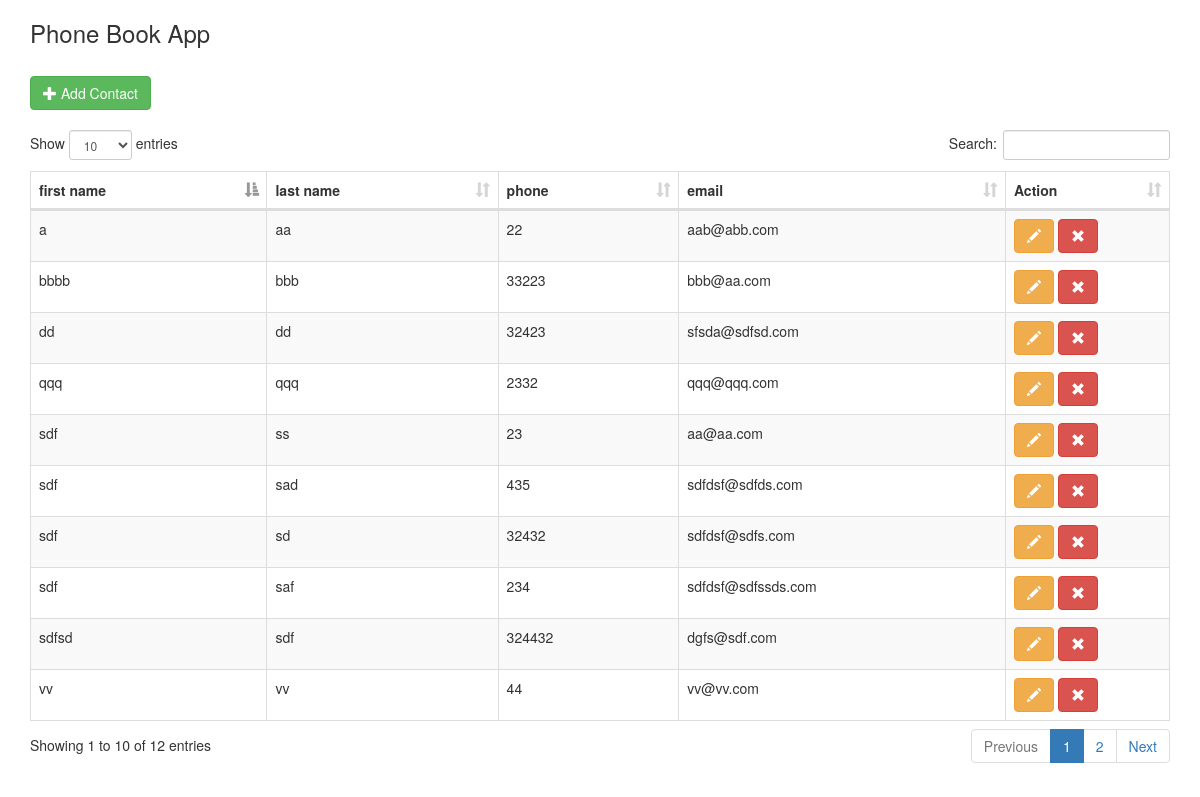
Before: / with the older database file.
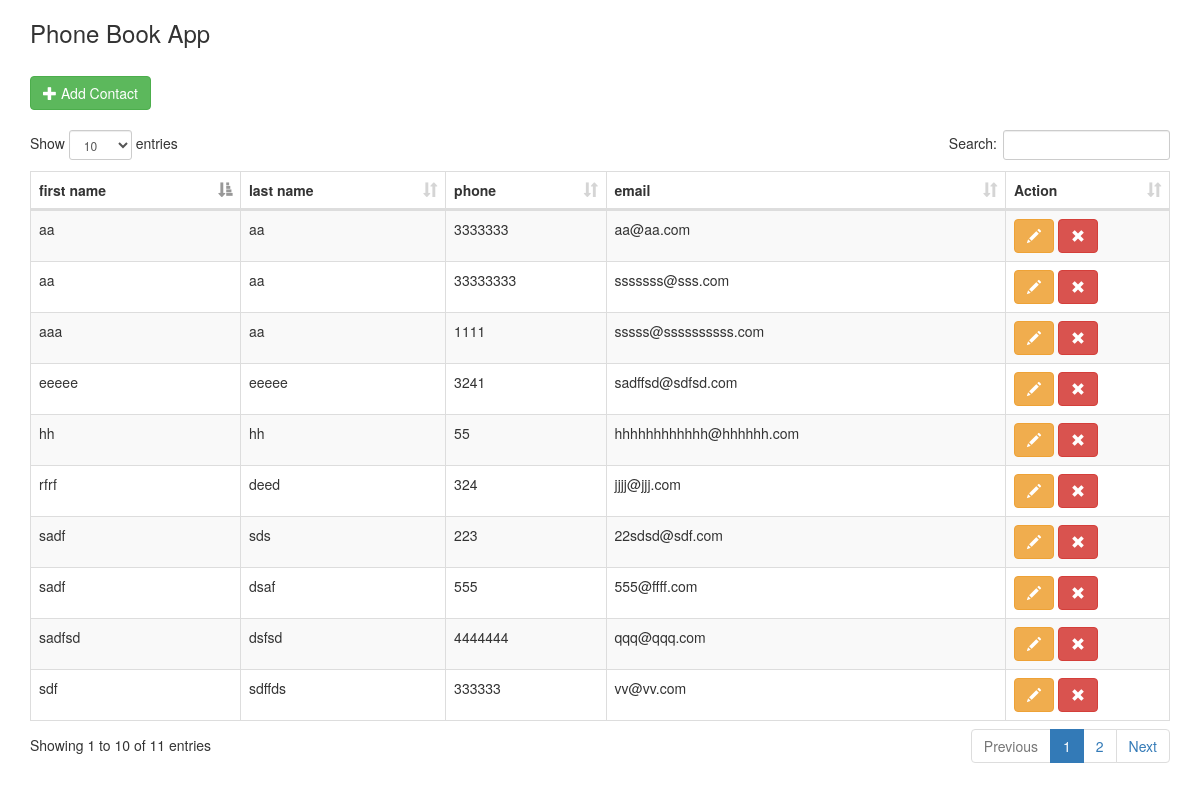
After: the same page with the newer database file.
### tables this page shows
CREATE TABLE `contacts` (
  `id` int(11) NOT NULL,
  `first_name` varchar(50) NOT NULL,
  `last_name` varchar(50) NOT NULL,
  `phone` bigint(20) NOT NULL unique,
  `email` varchar(50) NOT NULL
);

### application/controllers/Contacts.php (called while the page is built, shortened)
<?php
class Contacts extends CI_Controller {
    public function __construct()
    {
            $this->load->helper('url');
            $this->load->model('contact_model');
            $this->load->library('form_validation');
            $this->load->helper('form');
    }
    public function index()
    {
        $data['contacts']=$this->contact_model->get_all_contacts();
        $this->load->view('contact_view',$data);
    }
}

### index.php (called while the page is built, shortened)
<?php
require_once BASEPATH.'core/CodeIgniter.php';

### application/models/contact_model.php (called while the page is built, shortened)
<?php
class Contact_model extends CI_Model
{
    private $table = 'contacts';
    public function get_all_contacts()
    {
        $this->db->from($this->table);
        $query=$this->db->get();
        return $query->result();
    }
}

### application/views/contact_view.php (the view, shortened to what this page needs)
<!DOCTYPE html>
<html>
    <head>
        <link href="<?php echo base_url('assests/bootstrap/css/bootstrap.min.css')?>" rel="stylesheet">
        <link href="<?php echo base_url('assests/datatables/css/dataTables.bootstrap.css')?>" rel="stylesheet">
    </head>
    <body>
        <div class="container">
            <h3>Phone Book App</h3>
            <br />
            <button class="btn btn-success" onclick="add_contact()"><i class="glyphicon glyphicon-plus"></i> Add Contact</button>
            <br />
            <br />
            <table id="contacts" class="table table-striped table-bordered" cellspacing="0" width="100%">
                <thead>
                    <tr>
                        <th>first name</th>
                        <th>last name</th>
                        <th>phone</th>
                        <th>email</th>
                        <th style="width:125px;">Action</th>
                    </tr>
                </thead>
                <tbody>
                    <?php foreach($contacts as $contact){?>
                    <tr>
                            <td><?php echo $contact->first_name;?></td>
                            <td><?php echo $contact->last_name;?></td>
                            <td><?php echo $contact->phone;?></td>
                            <td><?php echo $contact->email;?></td>
                            <td>
                                <button class="btn btn-warning" onclick="edit_contact(<?php echo $contact->id;?>)"><i class="glyphicon glyphicon-pencil"></i></button>
                                <button class="btn btn-danger" onclick="delete_contact(<?php echo $contact->id;?>)"><i class="glyphicon glyphicon-remove"></i></button>
                            </td>
                        </tr>
                     <?php }?>
                </tbody>
            </table>
        </div>
    </body>
</html>

Changed rows visible on the page:
removed contacts: first_name "sdf", last_name "ss", phone "23", email "aa@aa.com"
removed contacts: first_name "a", last_name "aa", phone "22", email "aab@abb.com"
removed contacts: first_name "bbbb", last_name "bbb", phone "33223", email "bbb@aa.com"
removed contacts: first_name "sdfsd", last_name "sdf", phone "324432", email "dgfs@sdf.com"
removed contacts: first_name "qqq", last_name "qqq", phone "2332", email "qqq@qqq.com"
removed contacts: first_name "sdf", last_name "sad", phone "435", email "sdfdsf@sdfds.com"
removed contacts: first_name "sdf", last_name "sd", phone "32432", email "sdfdsf@sdfs.com"
removed contacts: first_name "sdf", last_name "saf", phone "234", email "sdfdsf@sdfssds.com"
removed contacts: first_name "dd", last_name "dd", phone "32423", email "sfsda@sdfsd.com"
removed contacts: first_name "vv", last_name "vv", phone "44", email "vv@vv.com"
added contacts: first_name "hh", last_name "hh", phone "55", email "hhhhhhhhhhhh@hhhhhh.com"
added contacts: first_name "sadf", last_name "sds", phone "223", email "22sdsd@sdf.com"
added contacts: first_name "rfrf", last_name "deed", phone "324", email "jjjj@jjj.com"
added contacts: first_name "sadf", last_name "dsaf", phone "555", email "555@ffff.com"
added contacts: first_name "aaa", last_name "aa", phone "1111", email "sssss@ssssssssss.com"
added contacts: first_name "eeeee", last_name "eeeee", phone "3241", email "sadffsd@sdfsd.com"
added contacts: first_name "sdf", last_name "sdffds", phone "333333", email "vv@vv.com"
added contacts: first_name "aa", last_name "aa", phone "3333333", email "aa@aa.com"
added contacts: first_name "sadfsd", last_name "dsfsd", phone "4444444", email "qqq@qqq.com"
added contacts: first_name "aa", last_name "aa", phone "33333333", email "sssssss@sss.com"
Other visible differences:
text written by a page script: "Show entries Search: Showing 1 to 10 of 12 entries Previous 1 2 Next" → "Show entries Search: Showing 1 to 10 of 11 entries Previous 1 2 Next"
